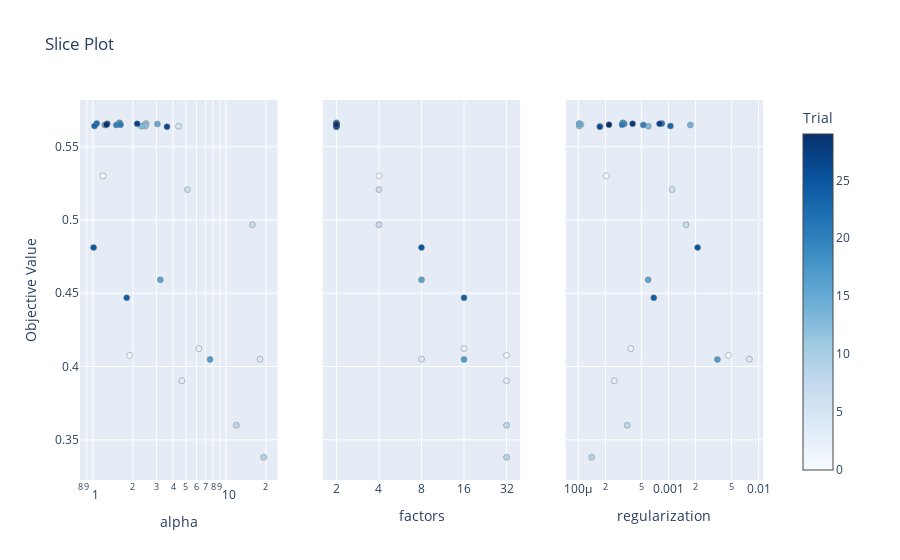

This figure's notebook cell:
### Code cell
# Slice Plot
plot_slice(study).show()

### Figure 1 — Plotly figure (JSON) as saved in the notebook; plotly's stock layout.template omitted (floating-point values rounded to 4 significant figures)
{"data": [{"marker": {"color": [0, 1, 2, 3, 4, 5, 6, 7, 8, 9, 10, 11, 12, 13, 14, 15, 16, 17, 18, 19, 20, 21, 22, 23, 24, 25, 26, 27, 28, 29], "colorbar": {"title": {"text": "Trial"}, "x": 1, "xpad": 40}, "colorscale": [[0, "rgb(247,251,255)"], [0.125, "rgb(222,235,247)"], [0.25, "rgb(198,219,239)"], [0.375, "rgb(158,202,225)"], [0.5, "rgb(107,174,214)"], [0.625, "rgb(66,146,198)"], [0.75, "rgb(33,113,181)"], [0.875, "rgb(8,81,156)"], [1, "rgb(8,48,107)"]], "line": {"color": "Grey", "width": 0.5}, "showscale": true}, "mode": "markers", "name": "Feasible Trial", "showlegend": false, "type": "scatter", "x": [1.19, 1.889, 6.252, 4.667, 18.04, 4.408, 5.144, 15.83, 11.97, 19.23, 2.513, 2.461, 2.481, 2.32, 1.225, 3.053, 3.211, 7.596, 1.586, 1.595, 1.498, 1.613, 1.067, 1.028, 1.794, 1.012, 3.605, 2.151, 1.281, 1.262], "xaxis": "x", "y": [0.53, 0.4076, 0.4122, 0.3903, 0.405, 0.5639, 0.5207, 0.4967, 0.3599, 0.3381, 0.5658, 0.5651, 0.564, 0.5639, 0.5648, 0.5655, 0.4592, 0.4048, 0.5663, 0.5656, 0.5648, 0.5649, 0.5658, 0.5641, 0.4469, 0.4812, 0.5636, 0.5656, 0.5656, 0.565], "yaxis": "y"}, {"marker": {"color": [0, 1, 2, 3, 4, 5, 6, 7, 8, 9, 10, 11, 12, 13, 14, 15, 16, 17, 18, 19, 20, 21, 22, 23, 24, 25, 26, 27, 28, 29], "colorbar": {"title": {"text": "Trial"}, "x": 1, "xpad": 40}, "colorscale": [[0, "rgb(247,251,255)"], [0.125, "rgb(222,235,247)"], [0.25, "rgb(198,219,239)"], [0.375, "rgb(158,202,225)"], [0.5, "rgb(107,174,214)"], [0.625, "rgb(66,146,198)"], [0.75, "rgb(33,113,181)"], [0.875, "rgb(8,81,156)"], [1, "rgb(8,48,107)"]], "line": {"color": "Grey", "width": 0.5}, "showscale": false}, "mode": "markers", "name": "Feasible Trial", "showlegend": false, "type": "scatter", "x": [4, 32, 16, 32, 8, 2, 4, 4, 32, 32, 2, 2, 2, 2, 2, 2, 8, 16, 2, 2, 2, 2, 2, 2, 16, 8, 2, 2, 2, 2], "xaxis": "x2", "y": [0.53, 0.4076, 0.4122, 0.3903, 0.405, 0.5639, 0.5207, 0.4967, 0.3599, 0.3381, 0.5658, 0.5651, 0.564, 0.5639, 0.5648, 0.5655, 0.4592, 0.4048, 0.5663, 0.5656, 0.5648, 0.5649, 0.5658, 0.5641, 0.4469, 0.4812, 0.5636, 0.5656, 0.5656, 0.565], "yaxis": "y2"}, {"marker": {"color": [0, 1, 2, 3, 4, 5, 6, 7, 8, 9, 10, 11, 12, 13, 14, 15, 16, 17, 18, 19, 20, 21, 22, 23, 24, 25, 26, 27, 28, 29], "colorbar": {"title": {"text": "Trial"}, "x": 1, "xpad": 40}, "colorscale": [[0, "rgb(247,251,255)"], [0.125, "rgb(222,235,247)"], [0.25, "rgb(198,219,239)"], [0.375, "rgb(158,202,225)"], [0.5, "rgb(107,174,214)"], [0.625, "rgb(66,146,198)"], [0.75, "rgb(33,113,181)"], [0.875, "rgb(8,81,156)"], [1, "rgb(8,48,107)"]], "line": {"color": "Grey", "width": 0.5}, "showscale": false}, "mode": "markers", "name": "Feasible Trial", "showlegend": false, "type": "scatter", "x": [0.0002051, 0.004623, 0.0003823, 0.0002508, 0.007903, 0.0001754, 0.001097, 0.00157, 0.0003489, 0.000141, 0.0001028, 0.0001071, 0.0001027, 0.000599, 0.00175, 0.0001027, 0.0005959, 0.003494, 0.0003117, 0.0003235, 0.0005267, 0.0003064, 0.0008456, 0.001052, 0.0006878, 0.002106, 0.0001733, 0.0007966, 0.0004005, 0.0002191], "xaxis": "x3", "y": [0.53, 0.4076, 0.4122, 0.3903, 0.405, 0.5639, 0.5207, 0.4967, 0.3599, 0.3381, 0.5658, 0.5651, 0.564, 0.5639, 0.5648, 0.5655, 0.4592, 0.4048, 0.5663, 0.5656, 0.5648, 0.5649, 0.5658, 0.5641, 0.4469, 0.4812, 0.5636, 0.5656, 0.5656, 0.565], "yaxis": "y3"}], "layout": {"title": {"text": "Slice Plot"}, "xaxis": {"anchor": "y", "domain": [0, 0.2889], "title": {"text": "alpha"}, "type": "log"}, "xaxis2": {"anchor": "y2", "categoryarray": [2, 4, 8, 16, 32], "categoryorder": "array", "domain": [0.3556, 0.6444], "title": {"text": "factors"}, "type": "category"}, "xaxis3": {"anchor": "y3", "domain": [0.7111, 1], "title": {"text": "regularization"}, "type": "log"}, "yaxis": {"anchor": "x", "domain": [0, 1], "title": {"text": "Objective Value"}}, "yaxis2": {"anchor": "x2", "domain": [0, 1], "matches": "y", "showticklabels": false}, "yaxis3": {"anchor": "x3", "domain": [0, 1], "matches": "y", "showticklabels": false}}}
